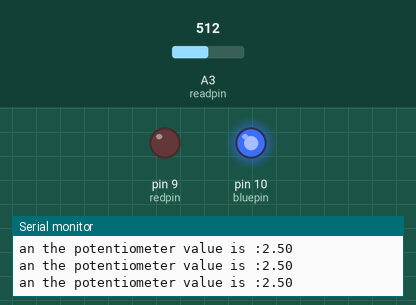
This sketch was run on a simulated Arduino Uno, built with avr-gcc and run on an emulated ATmega328P. On the bench: output pins drawn as LEDs (lit = HIGH), the last lines printed to the serial monitor. Inputs (shaded band) come from the test bench; at power-on: A3 (readpin) = 512.

Above: at 1.2 s.
1.3 s: A3 (readpin) set to 802
2.8 s: A3 (readpin) set to 827
At 3.5 s:
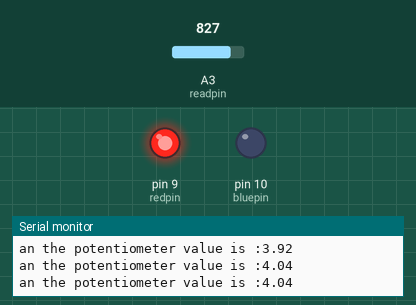
4.5 s: A3 (readpin) set to 716
At 4.8 s:
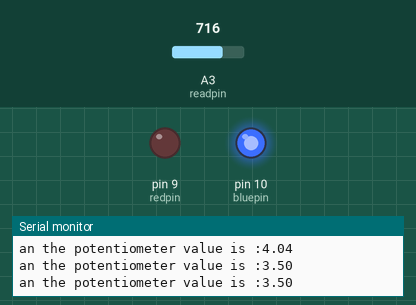
6.0 s: A3 (readpin) set to 900
At 7.3 s:
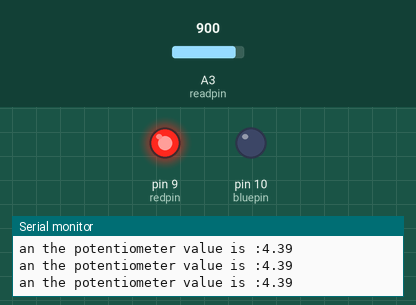
Timing chart, 0 to 8.5 s (numbered marks = the images above; inputs shaded):
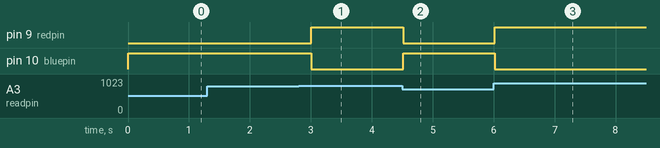

Measured:
- the behaviour switches between 819 and 820 on A3 (readpin) (found by bisection; images 0 and 1)
- after the input at 2.8 s, pin 9 (redpin): LOW → HIGH after 0.21 s; pin 10 (bluepin): HIGH → LOW after 0.21 s
- after the input at 4.5 s, pin 9 (redpin): HIGH → LOW at once; pin 10 (bluepin): LOW → HIGH at once
- after the input at 6.0 s, pin 9 (redpin): LOW → HIGH at once; pin 10 (bluepin): HIGH → LOW at once

The sketch:

Understanding_Potentiometers.ino
```cpp
int readpin=A3;
float readvalue;
float voltage;
int delaytime=250;
int redpin=9;
int bluepin=10;
void setup() {
  // put your setup code here, to run once:
  Serial.begin(9600);
  pinMode (readpin, INPUT);
  pinMode (redpin, OUTPUT);
  pinMode (bluepin, OUTPUT);

}

void loop() {
  // put your main code here, to run repeatedly:
readvalue=analogRead(readpin);   //this will give the scale value 0-1024 not to realtive with the 5v we're using from the arduino
voltage=(5.0/1024.0)*readvalue;
Serial.print("an the potentiometer value is :");
Serial.println(voltage);
if(voltage > 4.0){
  digitalWrite(redpin, HIGH);
  digitalWrite (bluepin,LOW);
}
else if ( voltage < 4.0){
  digitalWrite (redpin,LOW);
  digitalWrite (bluepin,HIGH);

}
 //else{
 // Serial. println("it looks good");
// }
delay (delaytime);

}
```
